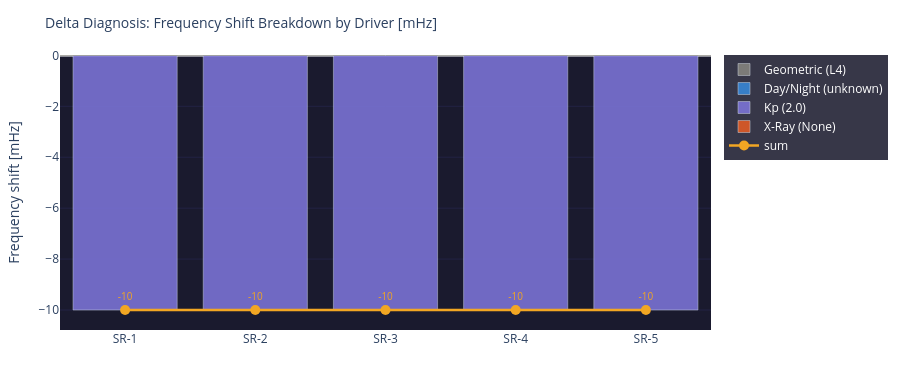

Here is the notebook cell this chart was saved with:
### Code cell
# ============================================================
# DELTA DIAGNOSIS: geometric (L4) vs. non-geometric (modulatory)
# Core question: What fraction of the expected frequency shift
# comes from pure cavity geometry, and which from other drivers?
# ============================================================

modes_d = list(SR_REF.keys())
geom_components   = [geom_delta_mhz.get(n, 0)   for n in modes_d]
daynight_components = [day_night_shift_mhz       for _ in modes_d]
kp_components     = [kp_shift_mhz                for _ in modes_d]
xray_components   = [xray_shift_mhz              for _ in modes_d]
totals            = [expected[n]['freq_shift_mHz'] for n in modes_d]

fig = go.Figure()
fig.add_trace(go.Bar(name='Geometric (L4)',
    x=[f'SR-{n}' for n in modes_d], y=geom_components,
    marker_color='#888780', opacity=0.85))
fig.add_trace(go.Bar(name=f'Day/Night ({l4_day_night})',
    x=[f'SR-{n}' for n in modes_d], y=daynight_components,
    marker_color='#378ADD', opacity=0.85))
fig.add_trace(go.Bar(name=f'Kp ({kp_val:.1f})',
    x=[f'SR-{n}' for n in modes_d], y=kp_components,
    marker_color='#7F77DD', opacity=0.85))
fig.add_trace(go.Bar(name=f'X-Ray ({l4_xray_class})',
    x=[f'SR-{n}' for n in modes_d], y=xray_components,
    marker_color='#E85D24', opacity=0.85))

# Total as a Line
fig.add_trace(go.Scatter(
    x=[f'SR-{n}' for n in modes_d], y=totals,
    mode='lines+markers+text', name='sum',
    line=dict(color='#F2A623', width=2.5),
    marker=dict(size=10, color='#F2A623'),
    text=[f'{t:+.0f}' for t in totals],
    textposition='top center',
    textfont=dict(color='#F2A623', size=10)
))

fig.add_hline(y=0, line_color='#888780', line_width=0.8)
fig.update_layout(
    title=dict(text='Delta Diagnosis: Frequency Shift Breakdown by Driver [mHz]', font=dict(size=14)),
    barmode='relative',
    yaxis=dict(title='Frequency shift [mHz]', gridcolor='#222244'),
    height=380, plot_bgcolor='#1a1a2e', paper_bgcolor='rgba(0,0,0,0)',
    margin=dict(l=60, r=30, t=55, b=50),
    legend=dict(bgcolor='rgba(20,20,40,0.85)', font=dict(color='white'))
)
fig.show()

# interpretation
geom_total_sr1     = abs(geom_components[0])
non_geom_total_sr1 = abs(daynight_components[0]) + abs(kp_components[0]) + abs(xray_components[0])
ratio = non_geom_total_sr1 / max(geom_total_sr1, 1.0)
print(f'\nSR-1 driver ratio:')
print(f'  geometric:       {geom_total_sr1:.1f} mHz')
print(f'  non-geometric:   {non_geom_total_sr1:.1f} mHz')
print(f'  ratio:           {ratio:.1f}x')
if ratio > 3:
    print('  → Non-geometric factors clearly dominant (verification of Layer-4 hypothesis)')

### Figure 1 — Plotly figure (JSON) as saved in the notebook; plotly's stock layout.template omitted (floating-point values rounded to 4 significant figures)
{"data": [{"marker": {"color": "#888780"}, "name": "Geometric (L4)", "opacity": 0.85, "type": "bar", "x": ["SR-1", "SR-2", "SR-3", "SR-4", "SR-5"], "y": [0.0, 0.0, 0.0, 0.0, 0]}, {"marker": {"color": "#378ADD"}, "name": "Day/Night (unknown)", "opacity": 0.85, "type": "bar", "x": ["SR-1", "SR-2", "SR-3", "SR-4", "SR-5"], "y": [0, 0, 0, 0, 0]}, {"marker": {"color": "#7F77DD"}, "name": "Kp (2.0)", "opacity": 0.85, "type": "bar", "x": ["SR-1", "SR-2", "SR-3", "SR-4", "SR-5"], "y": [-10.0, -10.0, -10.0, -10.0, -10.0]}, {"marker": {"color": "#E85D24"}, "name": "X-Ray (None)", "opacity": 0.85, "type": "bar", "x": ["SR-1", "SR-2", "SR-3", "SR-4", "SR-5"], "y": [0, 0, 0, 0, 0]}, {"line": {"color": "#F2A623", "width": 2.5}, "marker": {"color": "#F2A623", "size": 10}, "mode": "lines+markers+text", "name": "sum", "text": ["-10", "-10", "-10", "-10", "-10"], "textfont": {"color": "#F2A623", "size": 10}, "textposition": "top center", "type": "scatter", "x": ["SR-1", "SR-2", "SR-3", "SR-4", "SR-5"], "y": [-10.0, -10.0, -10.0, -10.0, -10.0]}], "layout": {"barmode": "relative", "height": 380, "legend": {"bgcolor": "rgba(20,20,40,0.85)", "font": {"color": "white"}}, "margin": {"b": 50, "l": 60, "r": 30, "t": 55}, "paper_bgcolor": "rgba(0,0,0,0)", "plot_bgcolor": "#1a1a2e", "shapes": [{"line": {"color": "#888780", "width": 0.8}, "type": "line", "x0": 0, "x1": 1, "xref": "x domain", "y0": 0, "y1": 0, "yref": "y"}], "title": {"font": {"size": 14}, "text": "Delta Diagnosis: Frequency Shift Breakdown by Driver [mHz]"}, "yaxis": {"gridcolor": "#222244", "title": {"text": "Frequency shift [mHz]"}}}}
